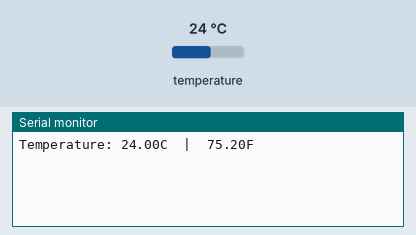
Simulated run of this sketch. Board: Arduino Uno, built with avr-gcc and run on an emulated ATmega328P. On the bench: the last lines printed to the serial monitor. Inputs (shaded band) come from the test bench; at power-on: temperature 24 °C.

Above: at 1.5 s.
1.6 s: temperature set to 12 °C
At 2.9 s:
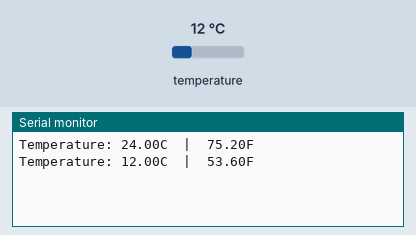
3.7 s: temperature set to 19 °C
At 4.7 s:
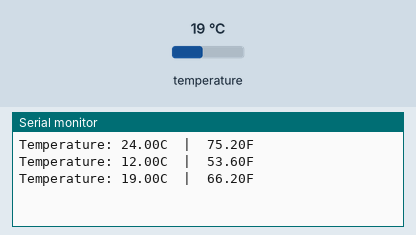
Timing chart, 0 to 6.7 s (numbered marks = the images above; inputs shaded):
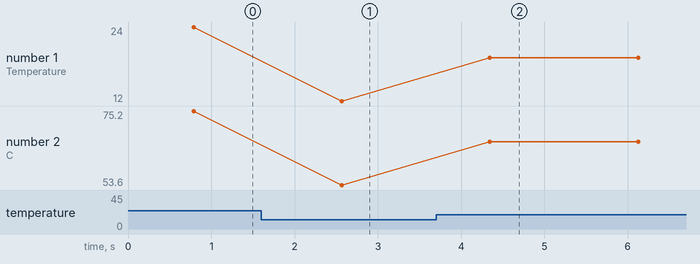

Measured:
- after the input at 1.6 s, the serial monitor: prints a new line after 0.97 s (image 1)
- after the input at 3.7 s, the serial monitor: prints a new line after 0.65 s (image 2)
- plotted number 1: 24 → 12 after the input at 1.6 s, 12 → 19 after the input at 3.7 s
- plotted number 2: 75.2 → 53.6 after the input at 1.6 s, 53.6 → 66.2 after the input at 3.7 s

The sketch:

leitura_temp_corporal.ino
```cpp
#include <OneWire.h>
#include <DallasTemperature.h>

#define ONE_WIRE_BUS 2

OneWire oneWire(ONE_WIRE_BUS);

DallasTemperature sensors(&oneWire);

void setup() {
  Serial.begin(9600);
  sensors.begin();
}

void loop() {
  sensors.requestTemperatures();

  float tempC = sensors.getTempCByIndex(0);
  float tempF = sensors.getTempFByIndex(0);

  Serial.print("Temperature: ");
  Serial.print(tempC);
  Serial.print("C  |  ");

  Serial.print(tempF);
  Serial.println("F");

  delay(1000);
}
```
